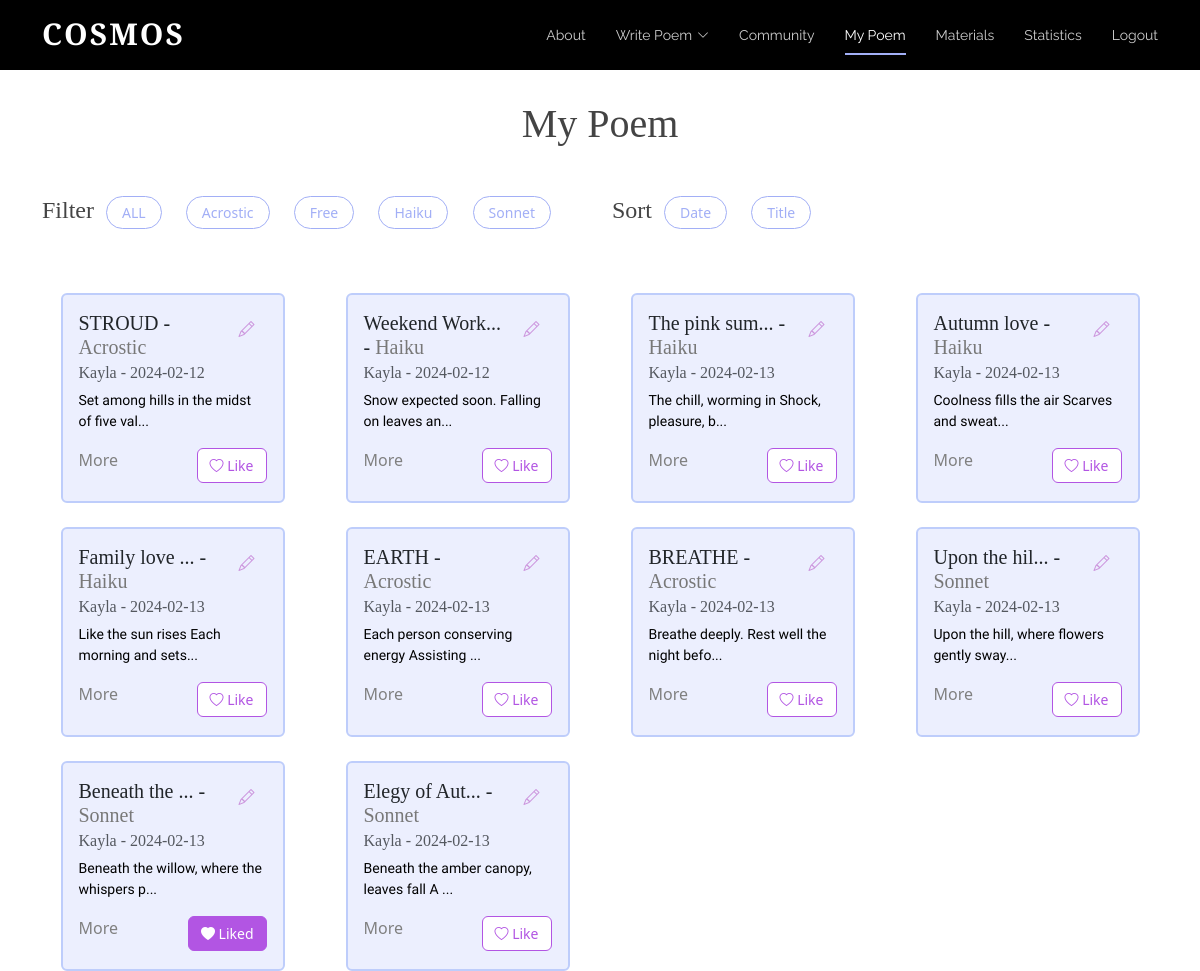
Screenshot of /mypage (signed in) with the database file from the repository.
### tables this page shows
CREATE TABLE "Poem" (
	"username"	TEXT,
	"content"	TEXT,
	"date"	TEXT,
	"title"	TEXT,
	"type"	TEXT
, "id"	INTEGER, "numLikes"	INTEGER, "sentiment"	INTEGER);

### app.py (the view)
@app.route('/mypage', methods=['GET']) # / => main homepage; decorator
def mypage(): #index func calls render_template, showing login.html on website
	isLogin = False
	if request.method == "POST":
		pass
	else:
		isLogin = True
		conn = sqlite3.connect('static/database.db')
		cursor = conn.cursor()
		query = """
			SELECT P.username, P.content, P.date, P.title, P.type,P.id,
				   COALESCE(L.liked, 0) AS liked
			FROM Poem P
			LEFT JOIN Likes L ON P.id = L.poem_id AND L.username = ?
		"""
		cursor.execute(query, (session.get("username"),))
		rows = cursor.fetchall()
		usernames = []  # ["scott", "alice"]
		contents = []  # ["poem...", "poem2..."]
		dates = []  # ["2023-12-12", "2022-10-10"]
		titles = []
		types = []
		likes = []
		ids = []
		for row in rows:
			usernames.append(row[0])
			contents.append(row[1])
			dates.append(row[2])
			titles.append(row[3])
			types.append(row[4].title())
			likes.append(row[6])
			ids.append(row[5])
		print(likes)
		print(ids)
		if "username" not in session:
			isLogin = False
			return redirect(url_for('login'))
		else:
			isLogin = True
		return render_template('mypage.html',ids=ids, usernames=usernames, contents=contents,
							   dates=dates, titles=titles, types=types, liked_status=likes,
							   num_poems=len(usernames), isLogin=isLogin, username = session["username"])

### templates/mypage.html (shortened to what this page needs)
<!DOCTYPE html>
<html lang="en">
  <head>
    <link href="../static/vendor/aos/aos.css" rel="stylesheet">
    <link href="../static/vendor/bootstrap/css/bootstrap.min.css" rel="stylesheet">
    <link href="../static/vendor/bootstrap-icons/bootstrap-icons.css" rel="stylesheet">
    <link href="../static/vendor/boxicons/css/boxicons.min.css" rel="stylesheet">
    <link href="../static/vendor/glightbox/css/glightbox.min.css" rel="stylesheet">
    <link href="../static/vendor/swiper/swiper-bundle.min.css" rel="stylesheet">
    <link href="../static/css/style.css" rel="stylesheet">
  </head>
  <body>
      <header id="header" class="fixed-top d-flex align-items-center">
        <div class="container d-flex justify-content-between">
          <div class="logo">
            <h1><a href="{{url_for('index')}}">Cosmos
</a></h1>
          </div>
          <nav id="navbar" class="navbar">
        <ul>
          <li><a class="nav-link scrollto" href="{{url_for('index')}}#about">About</a></li>
          <li class="dropdown"><a href="{{url_for('bwrite')}}"><span>Write Poem</span> <i class="bi bi-chevron-down"></i></a>
          </li>
          <li><a class="nav-link scrollto" href="{{url_for('board')}}">Community</a></li>
                      <li><a class="nav-link scrollto active" href="{{url_for('mypage')}}">My Poem</a></li>
          <li><a class="nav-link scrollto" href="{{url_for('tube')}}">Materials</a></li>
          <li><a class="nav-link scrollto" href="{{url_for('statistics')}}">Statistics</a></li>
          {% if isLogin %}
            <li><a class="nav-link scrollto" href="{{url_for('logout')}}">Logout</a></li>
          {% else %}
            <li><a class="nav-link scrollto" href="{{url_for('login')}}">Login</a></li>
          {% endif %}
        </ul>
          </nav>
        </div>
      </header>
      <main>
        <div class="container stat-mt">
          <h1 class="mb-5 text-center">My Poem</h1>
          <div class="row mb-4">
            <div class="col-lg-6 d-flex">
                <h4>Filter </h4>
                <ul class="poem-filters">
                  <span class="minor"><li data-filter = "*">ALL</li></span>
                                      <li data-filter = ".filter-Acrostic">Acrostic</li>
                                        <li data-filter = ".filter-Free">Free</li>
                  <li data-filter = ".filter-Haiku">Haiku</li>
                  <li data-filter = ".filter-Sonnet">Sonnet</li>
                </ul>
            </div>
            <div class="col-lg-6 d-flex">
                <h4>Sort </h4>
                <ul class="poem-filters">
                    <li class="sorting" data-sort-by ="date">Date</li>
                    <li class="sorting"  data-sort-by ="title">Title</li>
                </ul>
            </div>
          </div>
          <div class="row poem-container">
              {% set counter = 0 %}
                    {% for i in range(num_poems) %}
                        {% if username == usernames[i] %}
                            {% set counter = counter + 1 %}
                          {% if counter < 4 %}
                            <div class="col-md-6 col-lg-3 poem-item filter-{{types[i]}} mt-4 mt-md-4" data-title="{{titles[i]}}" data-date="{{dates[i][0:10]}}" data-type="{{types[i]}}">
                          {% else %}
                            <div class="col-md-6 col-lg-3 poem-item filter-{{types[i]}} mt-4 mt-md-4 mt-lg-4"data-title="{{titles[i]}}"  data-date="{{ dates[i][0:10]}}" data-type="{{types[i]}}">
                          {% endif %}
                      <div class="card poem-card mx-auto" style="width: 18rem;">
                        <div class="card-body">
                        <div class="d-flex">
                    {% if titles[i]|length < 12 %}
                  <h5 class="card-title"><span class="title">{{titles[i]}}</span> - <span class="board-poemtype type">{{types[i]}}</span></h5>
                    {% else %}
                                      <h5 class="card-title"><span class="title">{{titles[i][0:12]}}...</span> - <span class="board-poemtype type">{{types[i]}}</span></h5>
                    {% endif %}
                            <div class="edit-button-container ms-auto">
                                <button class="btn btn-outline-primary edit-button border-0 bg-transparent" data-bs-toggle="modal" data-bs-target="#editPoemModal" data-poem-id="{{ ids[i] }}" data-title="{{ titles[i] }}" data-type="{{ types[i] }}" data-content="{{ contents[i] }}">
                                    <i class="bi bi-pencil"></i>
                                </button>
                            </div>
</div>
                          <h6 class="card-subtitle mb-2 text-muted">{{usernames[i]}} - <span class="date">{{dates[i][0:10]}}</span></h6>
                            {% if contents[i][:45]|length < 25 %}
                          <p class="card-text mytext">{{contents[i][0:40]}} ...</p>
                    <br>
                            {% else %}
                             <p class="card-text mytext">{{contents[i][0:40]}}...</p>
                            {% endif %}
                        <div class="d-flex justify-content-between">
                          <a class="card-link" data-bs-toggle="modal" data-poem-id = "{{ids[i]}}" data-bs-target="#poemModal" data-title="{{titles[i]}}" data-type="{{types[i]}}" data-username="{{usernames[i]}}" data-date="{{dates[i][0:10]}}" data-content="{{contents[i]}}">
          More
        </a>
                            {% if liked_status[i] == 1 %}
                          <div class="text-right">
                            <button class="btn btn-outline-danger like-button really-like" data-poem-id="{{ ids[i] }}" data-username="{{ usernames[i] }}" data-liked="{{ liked_status[i] }}">
                                <i class="bi bi-heart-fill"></i>  Liked
                            </button>
                          </div>
                            {%else %}
                                              <div class="text-right">
                            <button class="btn btn-outline-danger like-button" data-poem-id="{{ ids[i] }}" data-username="{{ usernames[i] }}" data-liked="{{ liked_status[i] }}">
                                <i class="bi bi-heart"></i> Like
                            </button>
                          </div>
                            {% endif %}
                        </div>
                        </div>
                      </div>
                    </div>
                        {% endif %}
                    {% endfor %}
                  </div>
        </div>
      </main>
  </body>
</html>

### static/css/style.css (style rules this page uses)
body { color: #444444; }
a { color: #1bac91; text-decoration: none; }
h1, h2, h3, h4, h5, h6 { font-family: 'Cormorant Garamond', serif; }
#header { height: 70px; transition: all 0.5s; z-index: 997; background: #000; }
#header .logo h1 { font-size: 30px; margin: 0; padding: 6px 0; line-height: 1; font-weight: 700; letter-spacing: 2px; text-transform: uppercase; }
#header .logo h1 a, #header .logo h1 a:hover { color: #fff; text-decoration: none; }
.navbar { padding: 0; }
.navbar ul { margin: 0; padding: 0; display: flex; list-style: none; align-items: center; }
.navbar li { position: relative; }
.navbar>ul>li+li { margin-left: 30px; }
.navbar a, .navbar a:focus { display: flex; align-items: center; justify-content: space-between; padding: 12px 0; font-size: 14px; font-family: "Raleway", sans-serif; color: rgba(255, 255, 255, 0.8); white-space: nowrap; transition: 0.3s; position: relative; }
.navbar a i, .navbar a:focus i { font-size: 12px; line-height: 0; margin-left: 5px; }
.navbar>ul>li>a:before { content: ""; position: absolute; width: 100%; height: 2px; bottom: 3px; left: 0; background-color: #A2AFF6; visibility: hidden; width: 0px; transition: all 0.3s ease-in-out 0s; }
.navbar a:hover:before, .navbar li:hover>a:before, .navbar .active:before { visibility: visible; width: 100%; }
.navbar a:hover, .navbar .active, .navbar .active:focus, .navbar li:hover>a { color: #fff; }
body p { color: black; font-family: 'Nanum Myeongjo', serif; }
body a { color: gray; }
body { margin: 0; }
.btn-outline-primary { color: #CC95DD !important; }
.board-poemtype { color:#787878; }
.poem-filters { list-style: none; margin-left: -20px; }
.poem-filters li { cursor: pointer; font-size: 14px; display: inline-block; background: white; border: 1px solid #A2AFF6; padding: 5px 15px 5px 15px; border-radius: 50px; margin-right: 20px; color: #A2AFF6; font-weight: 500; }
.card-link { cursor:pointer }
.like-button { font-size:14px; }
.btn-outline-danger { background-color:white !important; color:#B255E3 !important; border:1px solid #B255E3 !important; }
.really-like { background-color:#B255E3 !important; color:white !important; border:1px solid #B255E3 !important; }
.poem-card { width: 17rem !important; height: 210px; background-color:#ECEFFE; border: 2px solid #BECDFB; transition: transform 0.3s ease-in-out; }
.stat-mt { margin-top: 100px; }
@media (max-width: 1200px) { .mytext { font-size:14px !important; } }
@media (max-width: 1200px) { .poem-card { width:14rem !important; } }

### rows the page displays
Poem: title "STROUD", username "Kayla", date "2024-02-12", content "Set among hills in the midst of five val"
Poem: title "Weekend Work", username "Kayla", date "2024-02-12", content "Snow expected soon. Falling on leaves an"
Poem: title "The pink sum", username "Kayla", date "2024-02-13", content "The chill, worming in Shock, pleasure, b"
Poem: title "Autumn love", username "Kayla", date "2024-02-13", content "Coolness fills the air Scarves and sweat"
Poem: title "Family love", username "Kayla", date "2024-02-13", content "Like the sun rises Each morning and sets"
Poem: title "EARTH", username "Kayla", date "2024-02-13", content "Each person conserving energy Assisting"
Poem: title "BREATHE", username "Kayla", date "2024-02-13", content "Breathe deeply. Rest well the night befo"
Poem: title "Upon the hil", username "Kayla", date "2024-02-13", content "Upon the hill, where flowers gently sway"
Poem: title "Beneath the", username "Kayla", date "2024-02-13", content "Beneath the willow, where the whispers p"
Poem: title "Elegy of Aut", username "Kayla", date "2024-02-13", content "Beneath the amber canopy, leaves fall A"

### other values shown
{{ types[i] }} "Acrostic" "Haiku" "Acrostic" "Acrostic"
{{ types[i] }} "Haiku" "Haiku" "Haiku" "Sonnet" "Sonnet" "Sonnet"
